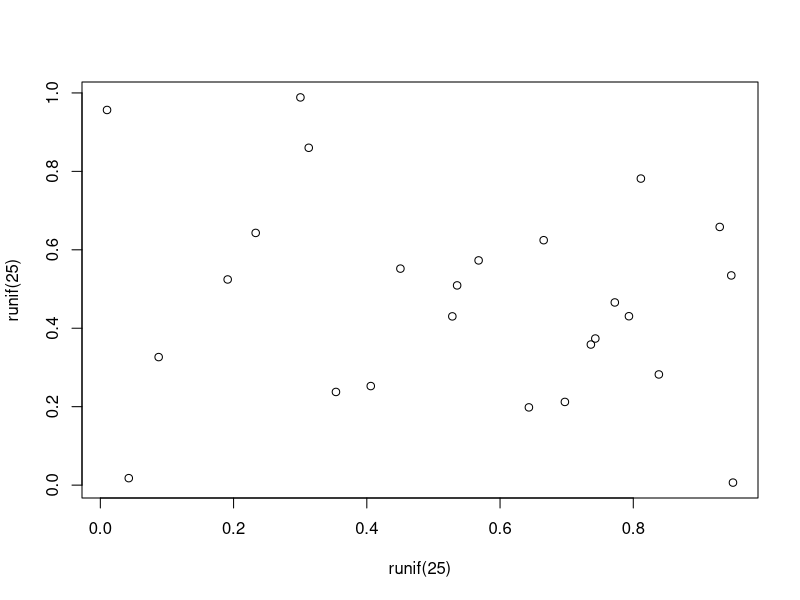

The R source for this figure:
## ---- chunk 1
#| echo: false

mydata <- c(33,70,80,43,81,34,93,47,33,75)
median_val <- median(mydata)

## ---- chunk 2
#| label: fig-meaningless
#| fig-cap: A meaningless scatterplot
#| fig-width: 5
#| fig-height: 5
#| fig-align: center
#| out-width: 50%
#| echo: false
plot(runif(25), runif(25))
## ---- chunk 3
#| label: tbl-simple
#| tbl-cap: Caption centered above table
#| echo: true
knitr::kable(head(mtcars)[,1:4])
